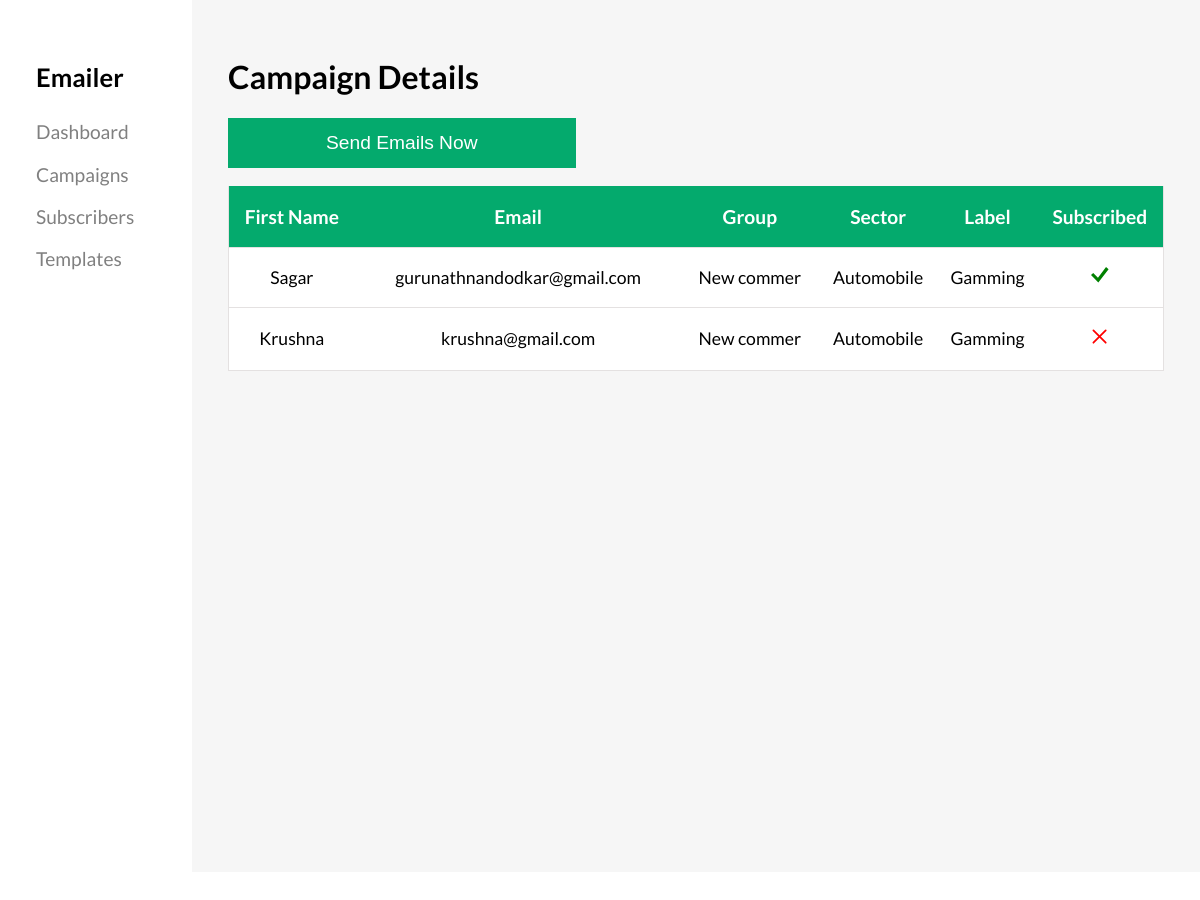
Page /campdetails/1 on the committed database.
### app/models.py (models this page shows, shortened)
class SubscribersModel(models.Model):
    first_name =  models.CharField(max_length=200)
    last_name =  models.CharField(max_length=200)
    email =  models.CharField(max_length=200)
    label = models.ForeignKey(LableModel, on_delete=models.CASCADE)
    group = models.ForeignKey(GroupModel, on_delete=models.CASCADE)
    sector = models.ForeignKey(SectorModel, on_delete=models.CASCADE)
    created_on = models.DateTimeField(auto_now_add=True)
    subscription = models.BooleanField(default=True)

class GroupModel(models.Model):
    group_name = models.CharField(max_length=200)
    def __str__(self):
        return self.group_name

class SectorModel(models.Model):
    sector_name = models.CharField(max_length=200)
    def __str__(self):
        return self.sector_name

class LableModel(models.Model):
    lable_name = models.CharField(max_length=200)
    def __str__(self):
        return self.lable_name

### app/views.py (the view)
# urls.py: path('campdetails/<int:pk>', views.campdetails, name='campdetails'),
def campdetails(request, pk):
    camp_object = CampaignsModel.objects.get(id=pk)
    print(camp_object.template)
    label_id = LableModel.objects.get(lable_name=camp_object.label)
    sector_id = SectorModel.objects.get(sector_name=camp_object.sector)
    group_id = GroupModel.objects.get(group_name=camp_object.group)
    camp_users = SubscribersModel.objects.filter(label=label_id, group=group_id, sector=sector_id)
    return render(request, "campaigndetails.html", {'all_subs': camp_users, 'campaign': camp_object})

### templates/campaigndetails.html (shortened to what this page needs)
<!DOCTYPE html>
<html lang="en">
<head>
    <link rel="stylesheet" href="../static/campdetails.css">
</head>
<body>
    <div class="dashboard">
        <div class="left-bar">
            <h3>Emailer</h3>
            <ul>
                <li><a href="/">Dashboard</a></li>
                <li><a href="/campaign">Campaigns</a></li>
                <li><a href="">Subscribers</a></li>
                <li><a href="">Templates</a></li>
            </ul>
        </div>
    </div>
    <div class="main-content">
        <h1>Campaign Details</h1>
    <form action="/sendemail/{{campaign.id}}" method="POST">
        <div class="filter-section">
              <button class="btn">Send Emails Now</button>
        </div>
    </form>
    <div class="sub-list">
          <table>
            <thead>
              <th>First Name</th>
              <th>Email</th>
              <th>Group</th>
              <th>Sector</th>
              <th>Label</th>
              <th>Subscribed</th>
            </thead>
            <tbody>
            {% for i in all_subs %}
            <tr>
                <td><a href="">{{i.first_name}}</a></td>
                <td><a href="">{{i.email}}</a></td>
                <td><a href="">{{i.group}}</a></td>
                <td><a href="">{{i.sector}}</a></td>
                <td><a href="">{{i.label}}</a></td>
                {% if i.subscription == True %}
                <td><a href=""><svg class="green" xmlns="http://www.w3.org/2000/svg" width="1em" height="1em" viewBox="0 0 512 512"><path fill="currentColor" d="M437.3 30L202.7 339.3L64 200.7l-64 64L213.3 478L512 94z"/></svg></a></td>
                {% else %}
                 <td><a href=""></a></td>
                {% endif %}
             </tr>
            {% endfor %}
            </tbody>
          </table>
    </div>
    </div>
</body>
</html>

### static/campdetails.css (style rules this page uses)
body { font-family: 'Lato', sans-serif; }
.left-bar { width: 16%; background: white; position: absolute; overflow-y: auto; top: 0; left: 0; height: 100%; padding: 3%; }
.left-bar h3 { font-size: 1.6rem; }
.left-bar ul { margin: 15% 0; list-style: none; padding: 0; }
.left-bar ul li { margin: 10% 0; }
.left-bar ul li a { color: gray; font-size: 1.2rem; text-decoration: none; }
.main-content { background-color: rgba(230, 230, 230, 0.349); height: 100vh; position: absolute; width: 78%; right: 0; top: 0%; padding: 3%; }
.main-content h1 { color: black; font-size: 2rem; }
.filter-section { display: grid; grid-template-columns: auto auto auto auto; margin-bottom: 2%; }
.filter-section .btn { background-color: #04AA6D; border: none; font-size: 1.2rem; color: white; padding: 4%; }
.sub-list { width: 100%; }
table { padding: 3% 0; width: 100%; text-align: center; border-collapse: collapse; }
table th { padding: 02% 0; background-color: #04AA6D; font-size: 1.2rem; color: white; }
table tr { border-bottom: 1px solid rgb(228, 225, 225); border-left: 1px solid rgb(228, 225, 225); border-right: 1px solid rgb(228, 225, 225); }
table a { color: black; text-decoration: none; }
table tr td { padding: 2% 0; font-size: 1.1rem; background-color: white; }
svg.green { color: green; }
svg.red { color: red; }

### rows in the picture
SubscribersModel: first_name "Sagar", email "gurunathnandodkar@gmail.com", group "New commer", sector "Automobile", label "Gamming", subscription True (drawn)
SubscribersModel: first_name "Krushna", email "krushna@gmail.com", group "New commer", sector "Automobile", label "Gamming", subscription False (drawn)
